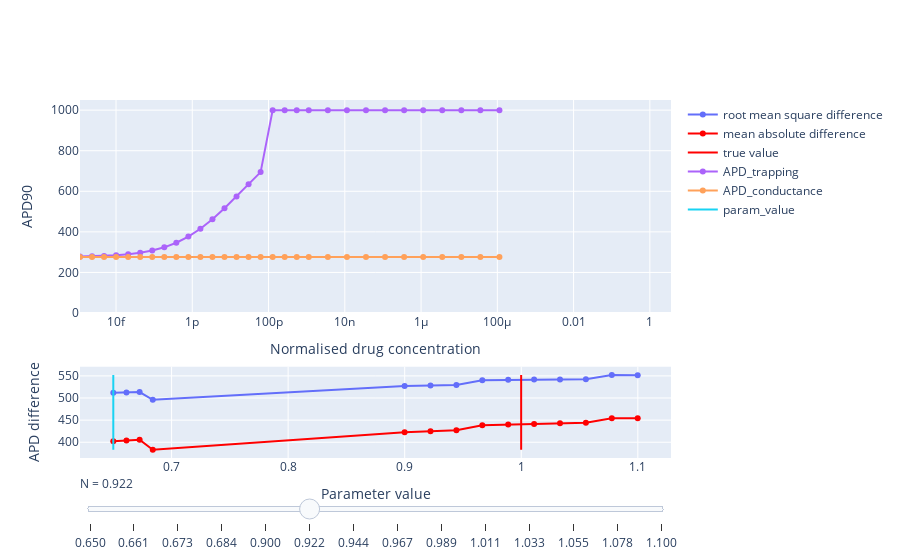

The cell this chart's notebook holds for it:
### Code cell
param_interest = 'N'

# fig = go.Figure()
fig = make_subplots(rows=2, cols=1, row_heights=[0.7, 0.3])

drug = 'dofetilide'

# filename = 'SA_' + drug + '_' + param_interest + '.csv'
filename = 'SA_' + drug + '_check.csv'
df = pd.read_csv(saved_data_dir + filename,
                    header=[0, 1], index_col=[0],
                    skipinitialspace=True)
df = df.sort_values(by=[('param_values', param_interest)])
# data included: drug_conc_Hill, peak_current, Hill_curve, param_values,
# drug_conc_AP, APD_trapping, APD_conductance and MSE

param_lib = modelling.BindingParameters()
param_true = param_lib.binding_parameters[drug][param_interest]

param_range = df['param_values'][param_interest].values
RMSError = df['RMSE']['RMSE'].values
MAError = df['MAE']['MAE'].values
fig.add_trace(
    go.Scatter(
        visible=True,
        x=param_range,
        y=RMSError,
        mode='lines+markers',
        name='root mean square difference'
    ), row=2, col=1
)
fig.add_trace(
    go.Scatter(
        visible=True,
        x=param_range,
        y=MAError,
        mode='lines+markers',
        name='mean absolute difference',
        line=dict(color="#ff0000")
    ), row=2, col=1
)


cleaned_RMSError = [x for x in RMSError if not math.isnan(x)]
cleaned_MAError = [x for x in MAError if not math.isnan(x)]
max_RMSE = max(cleaned_RMSError)
max_MAE = max(cleaned_MAError)
max_error = max(max_RMSE, max_MAE)

min_RMSE = min(cleaned_RMSError)
min_MAE = min(cleaned_MAError)
min_error = min(min_RMSE, min_MAE)

fig.add_trace(
    go.Scatter(
        visible=True,
        x=[param_true, param_true],
        y=[min_error, max_error],
        mode='lines',
        name='true value',
        line=dict(color="#ff0000")
    ), row=2, col=1
)

min_drug_conc = []
max_drug_conc = []
for r in range(len(df.index)):

    param_values = df.iloc[[r]]['param_values']
    changing_param_value = param_values[param_interest].values[0]
    Hill_n = param_values['N'].values[0]
    half_effect_conc = 5.483e8

    # Plot APD90
    drug_conc_AP = df.iloc[[r]]['drug_conc_AP'].values[0]
    APD_trapping = df.iloc[[r]]['APD_trapping'].values[0]
    APD_conductance = df.iloc[[r]]['APD_conductance'].values[0]

    fig.add_trace(
        go.Scatter(
            visible=False,
            x=drug_conc_AP,
            y=APD_trapping,
            mode='lines+markers',
            name='APD_trapping'
        ), row=1, col=1,
    )
    fig.add_trace(
        go.Scatter(
            visible=False,
            x=drug_conc_AP,
            y=APD_conductance,
            mode='lines+markers',
            name='APD_conductance'
        ), row=1, col=1,
    )
    fig.add_trace(
        go.Scatter(
            visible=False,
            x=[changing_param_value, changing_param_value],
            y=[min_error, max_error],
            mode='lines',
            name='param_value'
        ), row=2, col=1,
    )

    min_drug_conc.append(min(drug_conc_AP))
    max_drug_conc.append(max(drug_conc_AP))

min_drug_conc = min(min_drug_conc)
max_drug_conc = max(max_drug_conc)

fig.data[3].visible=True
fig.data[4].visible=True
fig.data[5].visible=True

sets = []
for i in range(int((len(fig.data) - 2) / 3)):
    param_set = dict(
        method="update",
        args=[{"visible": [False] * len(fig.data)},
              {"title": "Drug " + drug + " at parameter " + param_interest + " = " +
               "%.3f" % param_range[i]}],
        label="%.3f" % param_range[i]
    )
    param_set["args"][0]["visible"][0] = True
    param_set["args"][0]["visible"][1] = True
    param_set["args"][0]["visible"][2] = True
    param_set["args"][0]["visible"][3 * i + 3] = True
    param_set["args"][0]["visible"][3 * i + 4] = True
    param_set["args"][0]["visible"][3 * i + 5] = True
    sets.append(param_set)

sliders = [dict(
    active=5,
    currentvalue={"prefix": param_interest + " = "},
    pad={"t": len(df.index)},
    steps=sets
)]

fig.update_layout(sliders=sliders, yaxis1=dict(range=[0, 1050]),
                  xaxis1=dict(range=[np.log10(min_drug_conc), np.log10(max_drug_conc)]))

fig.update_xaxes(title_text="Normalised drug concentration", type="log", row=1, col=1)
fig.update_xaxes(title_text="Parameter value", row=2, col=1)

fig.update_yaxes(title_text="APD90", row=1, col=1)
fig.update_yaxes(title_text="APD difference", row=2, col=1)
fig.show()

### Figure 1 — Plotly figure (JSON) as saved in the notebook; plotly's stock layout.template omitted (floating-point values rounded to 4 significant figures)
{"data": [{"mode": "lines+markers", "name": "root mean square difference", "type": "scatter", "visible": true, "x": [0.65, 0.6613, 0.6726, 0.6839, 0.8999, 0.9221, 0.9444, 0.9666, 0.9888, 1.011, 1.033, 1.055, 1.078, 1.1], "xaxis": "x2", "y": [511.6, 512.5, 513.5, 496.1, 527.2, 528.3, 529.4, 540.4, 541.0, 541.6, 542.0, 542.3, 551.9, 551.4], "yaxis": "y2"}, {"line": {"color": "#ff0000"}, "mode": "lines+markers", "name": "mean absolute difference", "type": "scatter", "visible": true, "x": [0.65, 0.6613, 0.6726, 0.6839, 0.8999, 0.9221, 0.9444, 0.9666, 0.9888, 1.011, 1.033, 1.055, 1.078, 1.1], "xaxis": "x2", "y": [402.4, 404.0, 405.7, 383.2, 422.8, 425.0, 427.2, 438.3, 439.9, 441.4, 442.8, 444.1, 454.1, 454.5], "yaxis": "y2"}, {"line": {"color": "#ff0000"}, "mode": "lines", "name": "true value", "type": "scatter", "visible": true, "x": [0.9999, 0.9999], "xaxis": "x2", "y": [383.2, 551.9], "yaxis": "y2"}, {"mode": "lines+markers", "name": "APD_trapping", "type": "scatter", "visible": true, "x": [1.136e-15, 2.35e-15, 4.863e-15, 1.006e-14, 2.082e-14, 4.308e-14, 8.914e-14, 1.845e-13, 3.817e-13, 7.897e-13, 1.634e-12, 3.381e-12, 6.996e-12, 1.448e-11, 2.995e-11, 6.197e-11, 1.282e-10, 2.653e-10, 5.49e-10, 1.136e-09, 3.592e-09, 1.136e-08, 3.592e-08, 1.136e-07, 3.592e-07, 1.136e-06, 3.592e-06, 1.136e-05, 3.592e-05, 0.0001136], "xaxis": "x", "y": [278.4, 279.7, 281.6, 284.7, 289.4, 296.7, 307.8, 323.8, 346.4, 376.6, 415.4, 462.4, 516.2, 574.5, 634.6, 694.5, 1000, 1000, 1000, 1000, 1000, 1000, 1000, 1000, 1000, 1000, 1000, 1000, 1000, 1000], "yaxis": "y"}, {"mode": "lines+markers", "name": "APD_conductance", "type": "scatter", "visible": true, "x": [1.136e-15, 2.35e-15, 4.863e-15, 1.006e-14, 2.082e-14, 4.308e-14, 8.914e-14, 1.845e-13, 3.817e-13, 7.897e-13, 1.634e-12, 3.381e-12, 6.996e-12, 1.448e-11, 2.995e-11, 6.197e-11, 1.282e-10, 2.653e-10, 5.49e-10, 1.136e-09, 3.592e-09, 1.136e-08, 3.592e-08, 1.136e-07, 3.592e-07, 1.136e-06, 3.592e-06, 1.136e-05, 3.592e-05, 0.0001136], "xaxis": "x", "y": [276.4, 276.4, 276.4, 276.4, 276.4, 276.4, 276.4, 276.4, 276.4, 276.4, 276.4, 276.4, 276.4, 276.4, 276.4, 276.4, 276.4, 276.4, 276.4, 276.4, 276.4, 276.4, 276.4, 276.4, 276.4, 276.4, 276.4, 276.4, 276.4, 276.5], "yaxis": "y"}, {"mode": "lines", "name": "param_value", "type": "scatter", "visible": true, "x": [0.65, 0.65], "xaxis": "x2", "y": [383.2, 551.9], "yaxis": "y2"}, {"mode": "lines+markers", "name": "APD_trapping", "type": "scatter", "visible": false, "x": [1.927e-15, 3.987e-15, 8.25e-15, 1.707e-14, 3.532e-14, 7.308e-14, 1.512e-13, 3.129e-13, 6.474e-13, 1.34e-12, 2.772e-12, 5.735e-12, 1.187e-11, 2.455e-11, 5.081e-11, 1.051e-10, 2.175e-10, 4.501e-10, 9.313e-10, 1.927e-09, 6.094e-09, 1.927e-08, 6.094e-08, 1.927e-07, 6.094e-07, 1.927e-06, 6.094e-06, 1.927e-05, 6.094e-05, 0.0001927], "xaxis": "x", "y": [278.4, 279.6, 281.5, 284.5, 289.3, 296.8, 308.1, 324.6, 347.8, 379.2, 419.3, 467.9, 523.4, 583, 644.3, 704.8, 1000, 1000, 1000, 1000, 1000, 1000, 1000, 1000, 1000, 1000, 1000, 1000, 1000, 1000], "yaxis": "y"}, {"mode": "lines+markers", "name": "APD_conductance", "type": "scatter", "visible": false, "x": [1.927e-15, 3.987e-15, 8.25e-15, 1.707e-14, 3.532e-14, 7.308e-14, 1.512e-13, 3.129e-13, 6.474e-13, 1.34e-12, 2.772e-12, 5.735e-12, 1.187e-11, 2.455e-11, 5.081e-11, 1.051e-10, 2.175e-10, 4.501e-10, 9.313e-10, 1.927e-09, 6.094e-09, 1.927e-08, 6.094e-08, 1.927e-07, 6.094e-07, 1.927e-06, 6.094e-06, 1.927e-05, 6.094e-05, 0.0001927], "xaxis": "x", "y": [276.4, 276.4, 276.4, 276.4, 276.4, 276.4, 276.4, 276.4, 276.4, 276.4, 276.4, 276.4, 276.4, 276.4, 276.4, 276.4, 276.4, 276.4, 276.4, 276.4, 276.4, 276.4, 276.4, 276.4, 276.4, 276.4, 276.4, 276.4, 276.4, 276.5], "yaxis": "y"}, {"mode": "lines", "name": "param_value", "type": "scatter", "visible": false, "x": [0.6613, 0.6613], "xaxis": "x2", "y": [383.2, 551.9], "yaxis": "y2"}, {"mode": "lines+markers", "name": "APD_trapping", "type": "scatter", "visible": false, "x": [3.211e-15, 6.645e-15, 1.375e-14, 2.845e-14, 5.886e-14, 1.218e-13, 2.52e-13, 5.214e-13, 1.079e-12, 2.232e-12, 4.619e-12, 9.558e-12, 1.978e-11, 4.092e-11, 8.467e-11, 1.752e-10, 3.625e-10, 7.501e-10, 1.552e-09, 3.211e-09, 1.016e-08, 3.211e-08, 1.016e-07, 3.211e-07, 1.016e-06, 3.211e-06, 1.016e-05, 3.211e-05, 0.0001016, 0.0003211], "xaxis": "x", "y": [278.3, 279.5, 281.4, 284.4, 289.3, 296.8, 308.3, 325.3, 349.4, 381.8, 423.3, 473.6, 530.6, 591.6, 654, 715, 1000, 1000, 1000, 1000, 1000, 1000, 1000, 1000, 1000, 1000, 1000, 1000, 1000, 1000], "yaxis": "y"}, {"mode": "lines+markers", "name": "APD_conductance", "type": "scatter", "visible": false, "x": [3.211e-15, 6.645e-15, 1.375e-14, 2.845e-14, 5.886e-14, 1.218e-13, 2.52e-13, 5.214e-13, 1.079e-12, 2.232e-12, 4.619e-12, 9.558e-12, 1.978e-11, 4.092e-11, 8.467e-11, 1.752e-10, 3.625e-10, 7.501e-10, 1.552e-09, 3.211e-09, 1.016e-08, 3.211e-08, 1.016e-07, 3.211e-07, 1.016e-06, 3.211e-06, 1.016e-05, 3.211e-05, 0.0001016, 0.0003211], "xaxis": "x", "y": [276.4, 276.4, 276.4, 276.4, 276.4, 276.4, 276.4, 276.4, 276.4, 276.4, 276.4, 276.4, 276.4, 276.4, 276.4, 276.4, 276.4, 276.4, 276.4, 276.4, 276.4, 276.4, 276.4, 276.4, 276.4, 276.4, 276.4, 276.4, 276.5, 276.5], "yaxis": "y"}, {"mode": "lines", "name": "param_value", "type": "scatter", "visible": false, "x": [0.6726, 0.6726], "xaxis": "x2", "y": [383.2, 551.9], "yaxis": "y2"}, {"mode": "lines+markers", "name": "APD_trapping", "type": "scatter", "visible": false, "x": [5.262e-15, 1.025e-14, 1.996e-14, 3.887e-14, 7.569e-14, 1.474e-13, 2.871e-13, 5.591e-13, 1.089e-12, 2.12e-12, 4.13e-12, 8.042e-12, 1.566e-11, 3.05e-11, 5.94e-11, 1.157e-10, 2.253e-10, 4.388e-10, 8.545e-10, 1.664e-09, 5.262e-09, 1.664e-08, 5.262e-08, 1.664e-07, 5.262e-07, 1.664e-06, 5.262e-06, 1.664e-05, 5.262e-05, 0.0001664], "xaxis": "x", "y": [278.2, 279.3, 280.9, 283.4, 287.3, 293.3, 302.1, 315.1, 333.5, 358.4, 391, 431.4, 479.3, 532.8, 589.7, 647.9, 705.1, 1000, 1000, 1000, 1000, 1000, 1000, 1000, 1000, 1000, 1000, 1000, 1000, 1000], "yaxis": "y"}, {"mode": "lines+markers", "name": "APD_conductance", "type": "scatter", "visible": false, "x": [5.262e-15, 1.025e-14, 1.996e-14, 3.887e-14, 7.569e-14, 1.474e-13, 2.871e-13, 5.591e-13, 1.089e-12, 2.12e-12, 4.13e-12, 8.042e-12, 1.566e-11, 3.05e-11, 5.94e-11, 1.157e-10, 2.253e-10, 4.388e-10, 8.545e-10, 1.664e-09, 5.262e-09, 1.664e-08, 5.262e-08, 1.664e-07, 5.262e-07, 1.664e-06, 5.262e-06, 1.664e-05, 5.262e-05, 0.0001664], "xaxis": "x", "y": [276.4, 276.4, 276.4, 276.4, 276.4, 276.4, 276.4, 276.4, 276.4, 276.4, 276.4, 276.4, 276.4, 276.4, 276.4, 276.4, 276.4, 276.4, 276.4, 276.4, 276.4, 276.4, 276.4, 276.4, 276.4, 276.4, 276.4, 276.4, 276.4, 276.5], "yaxis": "y"}, {"mode": "lines", "name": "param_value", "type": "scatter", "visible": false, "x": [0.6839, 0.6839], "xaxis": "x2", "y": [383.2, 551.9], "yaxis": "y2"}, {"mode": "lines+markers", "name": "APD_trapping", "type": "scatter", "visible": false, "x": [1.945e-11, 3.356e-11, 5.79e-11, 9.989e-11, 1.723e-10, 2.973e-10, 5.129e-10, 8.849e-10, 1.527e-09, 2.634e-09, 4.544e-09, 7.839e-09, 1.352e-08, 2.333e-08, 4.025e-08, 6.944e-08, 1.198e-07, 2.067e-07, 3.566e-07, 6.152e-07, 1.945e-06, 6.152e-06, 1.945e-05, 6.152e-05, 0.0001945, 0.0006152, 0.001945, 0.006152, 0.01945, 0.06152], "xaxis": "x", "y": [278.8, 280.3, 282.8, 286.7, 292.8, 302.4, 316.6, 337.3, 365.8, 403.3, 449.9, 504.3, 564.1, 626.4, 688.8, 1000, 1000, 1000, 1000, 1000, 1000, 1000, 1000, 1000, 1000, 1000, 1000, 1000, 1000, 1000], "yaxis": "y"}, {"mode": "lines+markers", "name": "APD_conductance", "type": "scatter", "visible": false, "x": [1.945e-11, 3.356e-11, 5.79e-11, 9.989e-11, 1.723e-10, 2.973e-10, 5.129e-10, 8.849e-10, 1.527e-09, 2.634e-09, 4.544e-09, 7.839e-09, 1.352e-08, 2.333e-08, 4.025e-08, 6.944e-08, 1.198e-07, 2.067e-07, 3.566e-07, 6.152e-07, 1.945e-06, 6.152e-06, 1.945e-05, 6.152e-05, 0.0001945, 0.0006152, 0.001945, 0.006152, 0.01945, 0.06152], "xaxis": "x", "y": [276.4, 276.4, 276.4, 276.4, 276.4, 276.4, 276.4, 276.4, 276.4, 276.4, 276.4, 276.4, 276.4, 276.4, 276.4, 276.4, 276.4, 276.4, 276.4, 276.4, 276.4, 276.4, 276.4, 276.4, 276.4, 276.4, 276.5, 276.7, 277.2, 278.5], "yaxis": "y"}, {"mode": "lines", "name": "param_value", "type": "scatter", "visible": false, "x": [0.8999, 0.8999], "xaxis": "x2", "y": [383.2, 551.9], "yaxis": "y2"}, {"mode": "lines+markers", "name": "APD_trapping", "type": "scatter", "visible": false, "x": [3.334e-11, 5.752e-11, 9.924e-11, 1.712e-10, 2.954e-10, 5.096e-10, 8.791e-10, 1.517e-09, 2.617e-09, 4.514e-09, 7.788e-09, 1.344e-08, 2.318e-08, 3.999e-08, 6.899e-08, 1.19e-07, 2.053e-07, 3.543e-07, 6.112e-07, 1.054e-06, 3.334e-06, 1.054e-05, 3.334e-05, 0.0001054, 0.0003334, 0.001054, 0.003334, 0.01054, 0.03334, 0.1054], "xaxis": "x", "y": [278.7, 280.2, 282.6, 286.5, 292.8, 302.6, 317.4, 339, 368.9, 408.3, 457.2, 514, 576, 640, 703.4, 1000, 1000, 1000, 1000, 1000, 1000, 1000, 1000, 1000, 1000, 1000, 1000, 1000, 1000, 1000], "yaxis": "y"}, {"mode": "lines+markers", "name": "APD_conductance", "type": "scatter", "visible": false, "x": [3.334e-11, 5.752e-11, 9.924e-11, 1.712e-10, 2.954e-10, 5.096e-10, 8.791e-10, 1.517e-09, 2.617e-09, 4.514e-09, 7.788e-09, 1.344e-08, 2.318e-08, 3.999e-08, 6.899e-08, 1.19e-07, 2.053e-07, 3.543e-07, 6.112e-07, 1.054e-06, 3.334e-06, 1.054e-05, 3.334e-05, 0.0001054, 0.0003334, 0.001054, 0.003334, 0.01054, 0.03334, 0.1054], "xaxis": "x", "y": [276.4, 276.4, 276.4, 276.4, 276.4, 276.4, 276.4, 276.4, 276.4, 276.4, 276.4, 276.4, 276.4, 276.4, 276.4, 276.4, 276.4, 276.4, 276.4, 276.4, 276.4, 276.4, 276.4, 276.4, 276.4, 276.5, 276.6, 276.8, 277.6, 279.7], "yaxis": "y"}, {"mode": "lines", "name": "param_value", "type": "scatter", "visible": false, "x": [0.9221, 0.9221], "xaxis": "x2", "y": [383.2, 551.9], "yaxis": "y2"}, {"mode": "lines+markers", "name": "APD_trapping", "type": "scatter", "visible": false, "x": [5.572e-11, 9.613e-11, 1.658e-10, 2.861e-10, 4.936e-10, 8.515e-10, 1.469e-09, 2.534e-09, 4.373e-09, 7.544e-09, 1.301e-08, 2.245e-08, 3.873e-08, 6.683e-08, 1.153e-07, 1.989e-07, 3.431e-07, 5.92e-07, 1.021e-06, 1.762e-06, 5.572e-06, 1.762e-05, 5.572e-05, 0.0001762, 0.0005572, 0.001762, 0.005572, 0.01762, 0.05572, 0.1762], "xaxis": "x", "y": [278.6, 280, 282.5, 286.4, 292.8, 302.8, 318.2, 340.7, 372.1, 413.5, 464.7, 523.9, 587.9, 653.6, 717.7, 1000, 1000, 1000, 1000, 1000, 1000, 1000, 1000, 1000, 1000, 1000, 1000, 1000, 1000, 1000], "yaxis": "y"}, {"mode": "lines+markers", "name": "APD_conductance", "type": "scatter", "visible": false, "x": [5.572e-11, 9.613e-11, 1.658e-10, 2.861e-10, 4.936e-10, 8.515e-10, 1.469e-09, 2.534e-09, 4.373e-09, 7.544e-09, 1.301e-08, 2.245e-08, 3.873e-08, 6.683e-08, 1.153e-07, 1.989e-07, 3.431e-07, 5.92e-07, 1.021e-06, 1.762e-06, 5.572e-06, 1.762e-05, 5.572e-05, 0.0001762, 0.0005572, 0.001762, 0.005572, 0.01762, 0.05572, 0.1762], "xaxis": "x", "y": [276.4, 276.4, 276.4, 276.4, 276.4, 276.4, 276.4, 276.4, 276.4, 276.4, 276.4, 276.4, 276.4, 276.4, 276.4, 276.4, 276.4, 276.4, 276.4, 276.4, 276.4, 276.4, 276.4, 276.4, 276.4, 276.5, 276.6, 277, 278.2, 281.5], "yaxis": "y"}, {"mode": "lines", "name": "param_value", "type": "scatter", "visible": false, "x": [0.9444, 0.9444], "xaxis": "x2", "y": [383.2, 551.9], "yaxis": "y2"}, {"mode": "lines+markers", "name": "APD_trapping", "type": "scatter", "visible": false, "x": [9.094e-11, 1.569e-10, 2.707e-10, 4.669e-10, 8.056e-10, 1.39e-09, 2.398e-09, 4.136e-09, 7.136e-09, 1.231e-08, 2.124e-08, 3.664e-08, 6.322e-08, 1.091e-07, 1.882e-07, 3.246e-07, 5.6e-07, 9.662e-07, 1.667e-06, 2.876e-06, 9.094e-06, 2.876e-05, 9.094e-05, 0.0002876, 0.0009094, 0.002876, 0.009094, 0.02876, 0.09094, 0.2876], "xaxis": "x", "y": [278.5, 279.9, 282.3, 286.3, 292.7, 303, 319, 342.5, 375.4, 418.8, 472.3, 533.9, 599.9, 667.2, 1000, 1000, 1000, 1000, 1000, 1000, 1000, 1000, 1000, 1000, 1000, 1000, 1000, 1000, 1000, 1000], "yaxis": "y"}, {"mode": "lines+markers", "name": "APD_conductance", "type": "scatter", "visible": false, "x": [9.094e-11, 1.569e-10, 2.707e-10, 4.669e-10, 8.056e-10, 1.39e-09, 2.398e-09, 4.136e-09, 7.136e-09, 1.231e-08, 2.124e-08, 3.664e-08, 6.322e-08, 1.091e-07, 1.882e-07, 3.246e-07, 5.6e-07, 9.662e-07, 1.667e-06, 2.876e-06, 9.094e-06, 2.876e-05, 9.094e-05, 0.0002876, 0.0009094, 0.002876, 0.009094, 0.02876, 0.09094, 0.2876], "xaxis": "x", "y": [276.4, 276.4, 276.4, 276.4, 276.4, 276.4, 276.4, 276.4, 276.4, 276.4, 276.4, 276.4, 276.4, 276.4, 276.4, 276.4, 276.4, 276.4, 276.4, 276.4, 276.4, 276.4, 276.4, 276.4, 276.4, 276.5, 276.7, 277.3, 279.1, 284.1], "yaxis": "y"}, {"mode": "lines", "name": "param_value", "type": "scatter", "visible": false, "x": [0.9666, 0.9666], "xaxis": "x2", "y": [383.2, 551.9], "yaxis": "y2"}, {"mode": "lines+markers", "name": "APD_trapping", "type": "scatter", "visible": false, "x": [1.452e-10, 2.505e-10, 4.321e-10, 7.455e-10, 1.286e-09, 2.219e-09, 3.828e-09, 6.604e-09, 1.139e-08, 1.966e-08, 3.391e-08, 5.85e-08, 1.009e-07, 1.741e-07, 3.004e-07, 5.182e-07, 8.941e-07, 1.542e-06, 2.661e-06, 4.591e-06, 1.452e-05, 4.591e-05, 0.0001452, 0.0004591, 0.001452, 0.004591, 0.01452, 0.04591, 0.1452, 0.4591], "xaxis": "x", "y": [278.4, 279.8, 282.1, 286.1, 292.7, 303.3, 319.8, 344.3, 378.7, 424.2, 480.1, 543.9, 611.9, 680.6, 1000, 1000, 1000, 1000, 1000, 1000, 1000, 1000, 1000, 1000, 1000, 1000, 1000, 1000, 1000, 1000], "yaxis": "y"}, {"mode": "lines+markers", "name": "APD_conductance", "type": "scatter", "visible": false, "x": [1.452e-10, 2.505e-10, 4.321e-10, 7.455e-10, 1.286e-09, 2.219e-09, 3.828e-09, 6.604e-09, 1.139e-08, 1.966e-08, 3.391e-08, 5.85e-08, 1.009e-07, 1.741e-07, 3.004e-07, 5.182e-07, 8.941e-07, 1.542e-06, 2.661e-06, 4.591e-06, 1.452e-05, 4.591e-05, 0.0001452, 0.0004591, 0.001452, 0.004591, 0.01452, 0.04591, 0.1452, 0.4591], "xaxis": "x", "y": [276.4, 276.4, 276.4, 276.4, 276.4, 276.4, 276.4, 276.4, 276.4, 276.4, 276.4, 276.4, 276.4, 276.4, 276.4, 276.4, 276.4, 276.4, 276.4, 276.4, 276.4, 276.4, 276.4, 276.4, 276.5, 276.6, 276.9, 277.8, 280.5, 288], "yaxis": "y"}, {"mode": "lines", "name": "param_value", "type": "scatter", "visible": false, "x": [0.9888, 0.9888], "xaxis": "x2", "y": [383.2, 551.9], "yaxis": "y2"}, {"mode": "lines+markers", "name": "APD_trapping", "type": "scatter", "visible": false, "x": [2.271e-10, 3.917e-10, 6.758e-10, 1.166e-09, 2.011e-09, 3.47e-09, 5.987e-09, 1.033e-08, 1.782e-08, 3.074e-08, 5.304e-08, 9.15e-08, 1.579e-07, 2.723e-07, 4.698e-07, 8.106e-07, 1.398e-06, 2.412e-06, 4.162e-06, 7.18e-06, 2.271e-05, 7.18e-05, 0.0002271, 0.000718, 0.002271, 0.00718, 0.02271, 0.0718, 0.2271, 0.718], "xaxis": "x", "y": [278.3, 279.6, 282, 286, 292.6, 303.5, 320.6, 346.1, 382.1, 429.7, 488, 554.1, 623.9, 693.9, 1000, 1000, 1000, 1000, 1000, 1000, 1000, 1000, 1000, 1000, 1000, 1000, 1000, 1000, 1000, 1000], "yaxis": "y"}, {"mode": "lines+markers", "name": "APD_conductance", "type": "scatter", "visible": false, "x": [2.271e-10, 3.917e-10, 6.758e-10, 1.166e-09, 2.011e-09, 3.47e-09, 5.987e-09, 1.033e-08, 1.782e-08, 3.074e-08, 5.304e-08, 9.15e-08, 1.579e-07, 2.723e-07, 4.698e-07, 8.106e-07, 1.398e-06, 2.412e-06, 4.162e-06, 7.18e-06, 2.271e-05, 7.18e-05, 0.0002271, 0.000718, 0.002271, 0.00718, 0.02271, 0.0718, 0.2271, 0.718], "xaxis": "x", "y": [276.4, 276.4, 276.4, 276.4, 276.4, 276.4, 276.4, 276.4, 276.4, 276.4, 276.4, 276.4, 276.4, 276.4, 276.4, 276.4, 276.4, 276.4, 276.4, 276.4, 276.4, 276.4, 276.4, 276.4, 276.5, 276.6, 277.1, 278.4, 282.4, 293.7], "yaxis": "y"}, {"mode": "lines", "name": "param_value", "type": "scatter", "visible": false, "x": [1.011, 1.011], "xaxis": "x2", "y": [383.2, 551.9], "yaxis": "y2"}, {"mode": "lines+markers", "name": "APD_trapping", "type": "scatter", "visible": false, "x": [3.484e-10, 6.01e-10, 1.037e-09, 1.789e-09, 3.086e-09, 5.324e-09, 9.185e-09, 1.585e-08, 2.734e-08, 4.716e-08, 8.137e-08, 1.404e-07, 2.422e-07, 4.178e-07, 7.208e-07, 1.244e-06, 2.145e-06, 3.701e-06, 6.386e-06, 1.102e-05, 3.484e-05, 0.0001102, 0.0003484, 0.001102, 0.003484, 0.01102, 0.03484, 0.1102, 0.3484, 1.102], "xaxis": "x", "y": [278.2, 279.5, 281.8, 285.8, 292.6, 303.7, 321.4, 348, 385.6, 435.4, 496.1, 564.4, 636, 706.9, 1000, 1000, 1000, 1000, 1000, 1000, 1000, 1000, 1000, 1000, 1000, 1000, 1000, 1000, 1000, 1000], "yaxis": "y"}, {"mode": "lines+markers", "name": "APD_conductance", "type": "scatter", "visible": false, "x": [3.484e-10, 6.01e-10, 1.037e-09, 1.789e-09, 3.086e-09, 5.324e-09, 9.185e-09, 1.585e-08, 2.734e-08, 4.716e-08, 8.137e-08, 1.404e-07, 2.422e-07, 4.178e-07, 7.208e-07, 1.244e-06, 2.145e-06, 3.701e-06, 6.386e-06, 1.102e-05, 3.484e-05, 0.0001102, 0.0003484, 0.001102, 0.003484, 0.01102, 0.03484, 0.1102, 0.3484, 1.102], "xaxis": "x", "y": [276.4, 276.4, 276.4, 276.4, 276.4, 276.4, 276.4, 276.4, 276.4, 276.4, 276.4, 276.4, 276.4, 276.4, 276.4, 276.4, 276.4, 276.4, 276.4, 276.4, 276.4, 276.4, 276.4, 276.4, 276.5, 276.7, 277.4, 279.4, 285.2, 301.7], "yaxis": "y"}, {"mode": "lines", "name": "param_value", "type": "scatter", "visible": false, "x": [1.033, 1.033], "xaxis": "x2", "y": [383.2, 551.9], "yaxis": "y2"}, {"mode": "lines+markers", "name": "APD_trapping", "type": "scatter", "visible": false, "x": [5.249e-10, 9.056e-10, 1.562e-09, 2.695e-09, 4.65e-09, 8.023e-09, 1.384e-08, 2.388e-08, 4.119e-08, 7.107e-08, 1.226e-07, 2.115e-07, 3.649e-07, 6.296e-07, 1.086e-06, 1.874e-06, 3.233e-06, 5.577e-06, 9.622e-06, 1.66e-05, 5.249e-05, 0.000166, 0.0005249, 0.00166, 0.005249, 0.0166, 0.05249, 0.166, 0.5249, 1.66], "xaxis": "x", "y": [278.1, 279.4, 281.7, 285.7, 292.6, 304, 322.2, 349.9, 389.2, 441.1, 504.2, 574.7, 648, 719.9, 1000, 1000, 1000, 1000, 1000, 1000, 1000, 1000, 1000, 1000, 1000, 1000, 1000, 1000, 1000, 1000], "yaxis": "y"}, {"mode": "lines+markers", "name": "APD_conductance", "type": "scatter", "visible": false, "x": [5.249e-10, 9.056e-10, 1.562e-09, 2.695e-09, 4.65e-09, 8.023e-09, 1.384e-08, 2.388e-08, 4.119e-08, 7.107e-08, 1.226e-07, 2.115e-07, 3.649e-07, 6.296e-07, 1.086e-06, 1.874e-06, 3.233e-06, 5.577e-06, 9.622e-06, 1.66e-05, 5.249e-05, 0.000166, 0.0005249, 0.00166, 0.005249, 0.0166, 0.05249, 0.166, 0.5249, 1.66], "xaxis": "x", "y": [276.4, 276.4, 276.4, 276.4, 276.4, 276.4, 276.4, 276.4, 276.4, 276.4, 276.4, 276.4, 276.4, 276.4, 276.4, 276.4, 276.4, 276.4, 276.4, 276.4, 276.4, 276.4, 276.4, 276.4, 276.5, 276.9, 277.8, 280.7, 289.3, 312.9], "yaxis": "y"}, {"mode": "lines", "name": "param_value", "type": "scatter", "visible": false, "x": [1.055, 1.055], "xaxis": "x2", "y": [383.2, 551.9], "yaxis": "y2"}, {"mode": "lines+markers", "name": "APD_trapping", "type": "scatter", "visible": false, "x": [7.777e-10, 1.342e-09, 2.315e-09, 3.993e-09, 6.89e-09, 1.189e-08, 2.051e-08, 3.538e-08, 6.103e-08, 1.053e-07, 1.817e-07, 3.134e-07, 5.407e-07, 9.328e-07, 1.609e-06, 2.776e-06, 4.79e-06, 8.263e-06, 1.426e-05, 2.459e-05, 7.777e-05, 0.0002459, 0.0007777, 0.002459, 0.007777, 0.02459, 0.07777, 0.2459, 0.7777, 2.459], "xaxis": "x", "y": [278, 279.3, 281.6, 285.6, 292.5, 304.2, 323.1, 351.9, 392.9, 447, 512.5, 585.1, 660.1, 1000, 1000, 1000, 1000, 1000, 1000, 1000, 1000, 1000, 1000, 1000, 1000, 1000, 1000, 1000, 1000, 1000], "yaxis": "y"}, {"mode": "lines+markers", "name": "APD_conductance", "type": "scatter", "visible": false, "x": [7.777e-10, 1.342e-09, 2.315e-09, 3.993e-09, 6.89e-09, 1.189e-08, 2.051e-08, 3.538e-08, 6.103e-08, 1.053e-07, 1.817e-07, 3.134e-07, 5.407e-07, 9.328e-07, 1.609e-06, 2.776e-06, 4.79e-06, 8.263e-06, 1.426e-05, 2.459e-05, 7.777e-05, 0.0002459, 0.0007777, 0.002459, 0.007777, 0.02459, 0.07777, 0.2459, 0.7777, 2.459], "xaxis": "x", "y": [276.4, 276.4, 276.4, 276.4, 276.4, 276.4, 276.4, 276.4, 276.4, 276.4, 276.4, 276.4, 276.4, 276.4, 276.4, 276.4, 276.4, 276.4, 276.4, 276.4, 276.4, 276.4, 276.4, 276.5, 276.6, 277, 278.4, 282.6, 294.9, 328.1], "yaxis": "y"}, {"mode": "lines", "name": "param_value", "type": "scatter", "visible": false, "x": [1.078, 1.078], "xaxis": "x2", "y": [383.2, 551.9], "yaxis": "y2"}, {"mode": "lines+markers", "name": "APD_trapping", "type": "scatter", "visible": false, "x": [1.134e-09, 1.957e-09, 3.375e-09, 5.823e-09, 1.005e-08, 1.733e-08, 2.99e-08, 5.159e-08, 8.9e-08, 1.535e-07, 2.649e-07, 4.57e-07, 7.884e-07, 1.36e-06, 2.347e-06, 4.048e-06, 6.984e-06, 1.205e-05, 2.079e-05, 3.586e-05, 0.0001134, 0.0003586, 0.001134, 0.003586, 0.01134, 0.03586, 0.1134, 0.3586, 1.134, 3.586], "xaxis": "x", "y": [277.9, 279.2, 281.4, 285.4, 292.5, 304.4, 323.9, 353.9, 396.6, 453, 520.9, 595.5, 672, 1000, 1000, 1000, 1000, 1000, 1000, 1000, 1000, 1000, 1000, 1000, 1000, 1000, 1000, 1000, 1000, 1000], "yaxis": "y"}, {"mode": "lines+markers", "name": "APD_conductance", "type": "scatter", "visible": false, "x": [1.134e-09, 1.957e-09, 3.375e-09, 5.823e-09, 1.005e-08, 1.733e-08, 2.99e-08, 5.159e-08, 8.9e-08, 1.535e-07, 2.649e-07, 4.57e-07, 7.884e-07, 1.36e-06, 2.347e-06, 4.048e-06, 6.984e-06, 1.205e-05, 2.079e-05, 3.586e-05, 0.0001134, 0.0003586, 0.001134, 0.003586, 0.01134, 0.03586, 0.1134, 0.3586, 1.134, 3.586], "xaxis": "x", "y": [276.4, 276.4, 276.4, 276.4, 276.4, 276.4, 276.4, 276.4, 276.4, 276.4, 276.4, 276.4, 276.4, 276.4, 276.4, 276.4, 276.4, 276.4, 276.4, 276.4, 276.4, 276.4, 276.4, 276.5, 276.7, 277.3, 279.2, 285.2, 302.7, 347.8], "yaxis": "y"}, {"mode": "lines", "name": "param_value", "type": "scatter", "visible": false, "x": [1.1, 1.1], "xaxis": "x2", "y": [383.2, 551.9], "yaxis": "y2"}], "layout": {"sliders": [{"active": 5, "currentvalue": {"prefix": "N = "}, "pad": {"t": 14}, "steps": [{"args": [{"visible": [true, true, true, true, true, true, false, false, false, false, false, false, false, false, false, false, false, false, false, false, false, false, false, false, false, false, false, false, false, false, false, false, false, false, false, false, false, false, false, false, false, false, false, false, false]}, {"title": "Drug dofetilide at parameter N = 0.650"}], "label": "0.650", "method": "update"}, {"args": [{"visible": [true, true, true, false, false, false, true, true, true, false, false, false, false, false, false, false, false, false, false, false, false, false, false, false, false, false, false, false, false, false, false, false, false, false, false, false, false, false, false, false, false, false, false, false, false]}, {"title": "Drug dofetilide at parameter N = 0.661"}], "label": "0.661", "method": "update"}, {"args": [{"visible": [true, true, true, false, false, false, false, false, false, true, true, true, false, false, false, false, false, false, false, false, false, false, false, false, false, false, false, false, false, false, false, false, false, false, false, false, false, false, false, false, false, false, false, false, false]}, {"title": "Drug dofetilide at parameter N = 0.673"}], "label": "0.673", "method": "update"}, {"args": [{"visible": [true, true, true, false, false, false, false, false, false, false, false, false, true, true, true, false, false, false, false, false, false, false, false, false, false, false, false, false, false, false, false, false, false, false, false, false, false, false, false, false, false, false, false, false, false]}, {"title": "Drug dofetilide at parameter N = 0.684"}], "label": "0.684", "method": "update"}, {"args": [{"visible": [true, true, true, false, false, false, false, false, false, false, false, false, false, false, false, true, true, true, false, false, false, false, false, false, false, false, false, false, false, false, false, false, false, false, false, false, false, false, false, false, false, false, false, false, false]}, {"title": "Drug dofetilide at parameter N = 0.900"}], "label": "0.900", "method": "update"}, {"args": [{"visible": [true, true, true, false, false, false, false, false, false, false, false, false, false, false, false, false, false, false, true, true, true, false, false, false, false, false, false, false, false, false, false, false, false, false, false, false, false, false, false, false, false, false, false, false, false]}, {"title": "Drug dofetilide at parameter N = 0.922"}], "label": "0.922", "method": "update"}, {"args": [{"visible": [true, true, true, false, false, false, false, false, false, false, false, false, false, false, false, false, false, false, false, false, false, true, true, true, false, false, false, false, false, false, false, false, false, false, false, false, false, false, false, false, false, false, false, false, false]}, {"title": "Drug dofetilide at parameter N = 0.944"}], "label": "0.944", "method": "update"}, {"args": [{"visible": [true, true, true, false, false, false, false, false, false, false, false, false, false, false, false, false, false, false, false, false, false, false, false, false, true, true, true, false, false, false, false, false, false, false, false, false, false, false, false, false, false, false, false, false, false]}, {"title": "Drug dofetilide at parameter N = 0.967"}], "label": "0.967", "method": "update"}, {"args": [{"visible": [true, true, true, false, false, false, false, false, false, false, false, false, false, false, false, false, false, false, false, false, false, false, false, false, false, false, false, true, true, true, false, false, false, false, false, false, false, false, false, false, false, false, false, false, false]}, {"title": "Drug dofetilide at parameter N = 0.989"}], "label": "0.989", "method": "update"}, {"args": [{"visible": [true, true, true, false, false, false, false, false, false, false, false, false, false, false, false, false, false, false, false, false, false, false, false, false, false, false, false, false, false, false, true, true, true, false, false, false, false, false, false, false, false, false, false, false, false]}, {"title": "Drug dofetilide at parameter N = 1.011"}], "label": "1.011", "method": "update"}, {"args": [{"visible": [true, true, true, false, false, false, false, false, false, false, false, false, false, false, false, false, false, false, false, false, false, false, false, false, false, false, false, false, false, false, false, false, false, true, true, true, false, false, false, false, false, false, false, false, false]}, {"title": "Drug dofetilide at parameter N = 1.033"}], "label": "1.033", "method": "update"}, {"args": [{"visible": [true, true, true, false, false, false, false, false, false, false, false, false, false, false, false, false, false, false, false, false, false, false, false, false, false, false, false, false, false, false, false, false, false, false, false, false, true, true, true, false, false, false, false, false, false]}, {"title": "Drug dofetilide at parameter N = 1.055"}], "label": "1.055", "method": "update"}, {"args": [{"visible": [true, true, true, false, false, false, false, false, false, false, false, false, false, false, false, false, false, false, false, false, false, false, false, false, false, false, false, false, false, false, false, false, false, false, false, false, false, false, false, true, true, true, false, false, false]}, {"title": "Drug dofetilide at parameter N = 1.078"}], "label": "1.078", "method": "update"}, {"args": [{"visible": [true, true, true, false, false, false, false, false, false, false, false, false, false, false, false, false, false, false, false, false, false, false, false, false, false, false, false, false, false, false, false, false, false, false, false, false, false, false, false, false, false, false, true, true, true]}, {"title": "Drug dofetilide at parameter N = 1.100"}], "label": "1.100", "method": "update"}]}], "xaxis": {"anchor": "y", "domain": [0, 1], "range": [-14.94, 0.5546], "title": {"text": "Normalised drug concentration"}, "type": "log"}, "xaxis2": {"anchor": "y2", "domain": [0, 1], "title": {"text": "Parameter value"}}, "yaxis": {"anchor": "x", "domain": [0.405, 1], "range": [0, 1050], "title": {"text": "APD90"}}, "yaxis2": {"anchor": "x2", "domain": [0, 0.255], "title": {"text": "APD difference"}}}}
